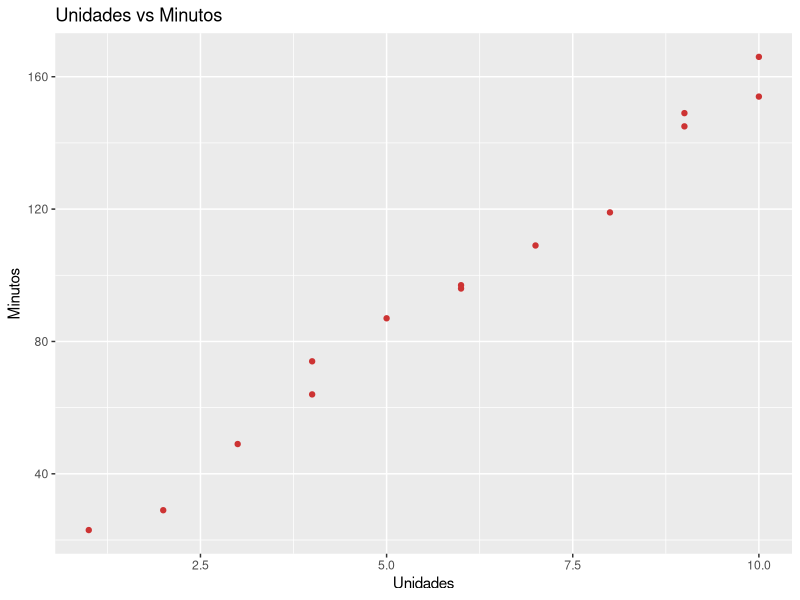
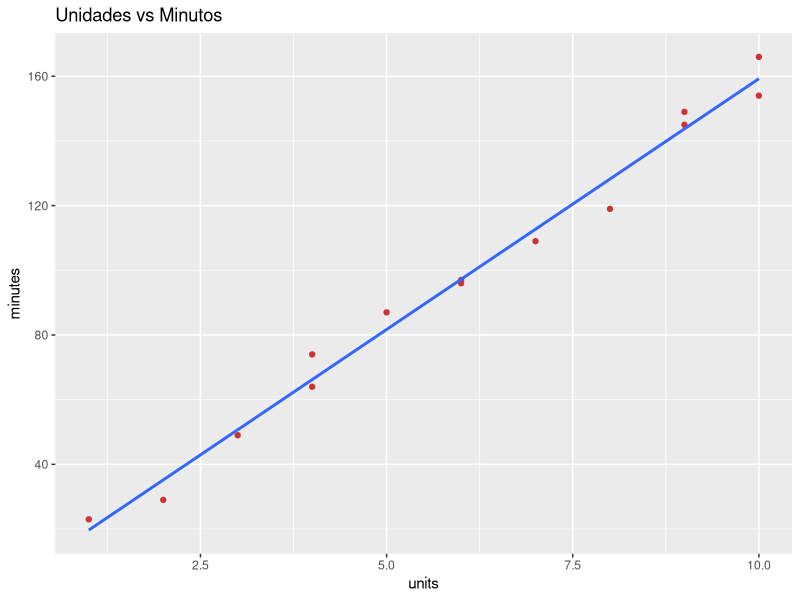
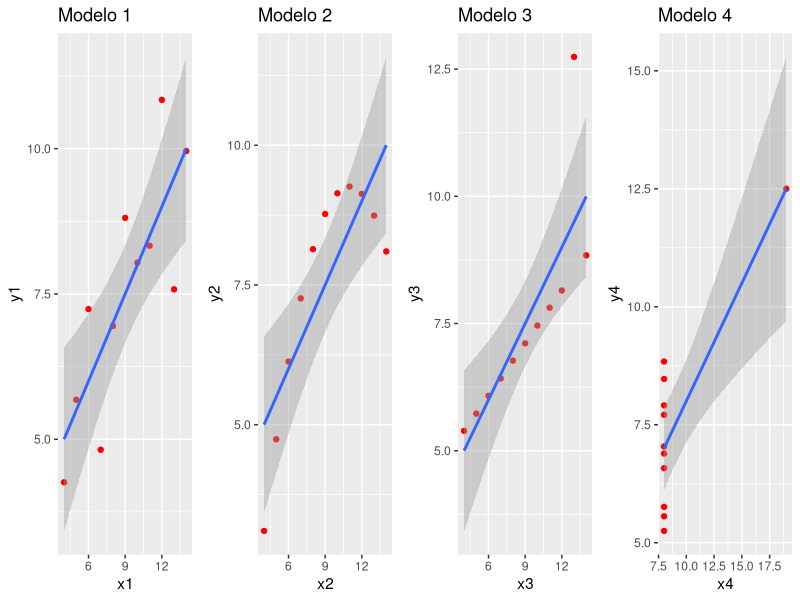

Reproduce these figures in R, in order. (Note: this script raises an error after producing the figures.)
# Directorio de trabajo  ####
setwd("./Bases de Datos")

# "./Consumo.csv"
library(magrittr)

# Paquetes ####
library(foreign)
library(ggplot2)
library(dplyr)
library(cowplot)

# Importar base de datos 
computer <- read.csv("Computer.csv")

# Visualizar primeras observaciones 
head(computer) 

# Grafica de dispersion
computer %>% 
  ggplot(aes(x = units, y = minutes)) + 
  geom_point(color="brown3") +
  labs(title="Unidades vs Minutos", 
       x= "Unidades", 
       y="Minutos")

# Modelo 

attach(computer) # Fijamos la base de datos para las funciones posteriores. De esta forma 
                 # no tenemos que usar el operador $ 

modelo <- lm(minutes ~ units) # lm permite realizar una regresion lineal. y~x donde 
                              # "y" es la variable respuesta, "x" la variable explicativa.
  
class(modelo)

summary(modelo)  # summary permite obtener un resumen del ajuste del modelo. Incluye los 
                 # coeficientes, R cuadrada, R cuadrada ajustada, etc. 


# NOTA: El modelo aparece como una lista, por lo que podemos acceder a los componentes 
# a partir del operador de $
modelo
modelo$coefficients   # Muestra los coeficientes del modelo ajustado.

anova_modelo <- anova(modelo)     ## La funcion anova permite obtener SSE y SST
anova_modelo

# SSR = 27419.5
# SSE = 348.8
# SST = ?
# R^2 = 1 - (SSE/SST)

1-(348.8/27419.5)

class(anova_modelo) #Es importante notar que aparece como un dataframe, por lo que podemos 
                    #hacer referencia a sus columnas y componentes

colnames(anova_modelo)
1-anova_modelo$`Sum Sq`[2]/anova_modelo$`Sum Sq`[1] # Calculo de R cuadrada


#Grafica con la linea de ajuste 
computer %>% 
  ggplot(aes(x=units,y=minutes)) +
  geom_point(colour="brown3") +
  geom_smooth(method=lm, se=F) + # "se" se refiere al intervalo de confianza.
                                 # TRUE si quieren mostrarlo, FALSE si no
  labs(title="Unidades vs Minutos")


# Revisamos el supuesto de normalidad en los residuales
e<-modelo$residuals   #Pueden guardar el vector de residuales del modelo en un objeto
mean(e)               #Calcular la media del objeto 


mean(modelo$residuals) #Pueden realizar el calculo directamente 


# La correlacion de los residuales con X debería ser cero 
cor(e, units) 
cor(modelo$residuals, computer$units)



summary(modelo)
confint(modelo,level=.95)   # Intervalos de confianza para los coeficientes
confint(modelo,level=.99)

modelo$fitted.values # Estos son los valores ajustados 

newdata = data.frame(units=9.5)
predict(modelo, newdata, interval="confidence",level=.95) 

newdata = data.frame(units=4)
predict(modelo, newdata, interval="prediction",level=.95) 



# Datos Anscombe ####

anscombe <- read.csv("Anscombe.csv")
attach(anscombe)

modelo1<-lm(y1~x1)
modelo2<-lm(y2~x2)
modelo3<-lm(y3~x3)
modelo4<-lm(y4~x4)

summary(modelo1)
summary(modelo2)
summary(modelo3)
summary(modelo4)

q1<-ggplot(data=anscombe,aes(x=x1,y=y1)) +geom_point(colour="red") +
  geom_smooth(method=lm) +labs(title="Modelo 1")

q2<-ggplot(data=anscombe,aes(x=x2,y=y2)) +geom_point(colour="red") +
  geom_smooth(method=lm) +labs(title="Modelo 2")

q3<-ggplot(data=anscombe,aes(x=x3,y=y3)) +geom_point(colour="red") +
  geom_smooth(method=lm) +labs(title="Modelo 3")

q4<-ggplot(data=anscombe,aes(x=x4,y=y4)) +geom_point(colour="red") +
  geom_smooth(method=lm) +labs(title="Modelo 4")


acumulado <- plot_grid(q1,q2,q3,q4)  ## plot_grid se encuentra en el paquete cowplot. 
# Une varias graficas en una sola pantalla. Recibe los objetos como argumentos

plot_grid(q1,q2,q3,q4, nrow = 1, ncol = 4) # 1 fila, 4 columnas, lo que significa que 
# los 4 graficas apareceran juntas de forma horizontal 



# Datos Bienestar subjetivo ####

# Bsubjetivo <- read.dta("BSubjetivo.dta") # Paquete foreign para versiones <= 12

install.packages("readstata13") #versiones mas actuales 
library(readstata13)
bsubjetivo <- read.dta13("BSubjetivo.dta")

bsubjetivo <- as_tibble(bsubjetivo) #Convertimos el dataframe a tipo tibble 
# Recuerda que no es necesario hacerlo, sin embargo, se vuelve mas facil la 
# visualizacion de los datos en la consola 

summary(bsubjetivo) # Prestar atencion a satisf2

# histograma de la variable de satisfaccion 
bsubjetivo %>% 
  ggplot(aes(satisf2)) +
  geom_histogram(fill="goldenrod", col="black") +
  labs(title = "Histograma", 
       x="Satisfaccion con la vida")
  

# Modelo de regresion 

#Convertimos primero a factor las siguientes variables 
bsubjetivo$trab <- as.factor(bsubjetivo$trab)
bsubjetivo$edad <- as.factor(bsubjetivo$edad)
bsubjetivo$ingreso <- as.factor(bsubjetivo$ingreso)



attach(bsubjetivo)

modelo_bienestar <- lm(satisf2 ~ trab + edad + ingreso)
summary(modelo_bienestar)

detach(bsubjetivo)

# save.dta13(dat, file="newfile.dta") #Guardar base en formato stata 

save.dta13(bsubjetivo, file="base1Oct.dta")


# Crear una variable categorica con las siguientes etiquetas
#           0 = hombre
#           1 = mujer 

# case_when(condicion ~ lo que imprime o hace si se cumple la condicion) 

bsubjetivo <- bsubjetivo %>% 
  mutate(Sexo2 = case_when(sexo==0 ~ "Hombre", 
                           sexo==1 ~ "Mujer"))

bsubjetivo
